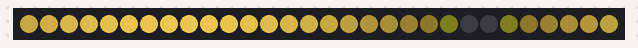
The sketch below on a simulated Arduino Uno, built with avr-gcc and run on an emulated ATmega328P. Parts: 30 RGB LEDs in strip order, left to right. Dim RGB values are drawn brighter than linear.

Above: at 0.01 s.
At 0.91 s:
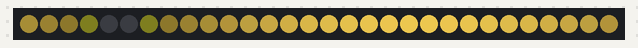
At 1.81 s:
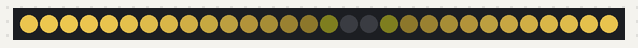

Measured:
- by itself, everything shown: repeats every 1.5 s, in 30 steps

The sketch:

leo_pixel.ino
```cpp
#include <Adafruit_NeoPixel.h>

#define PIN            7                              // 제어 신호핀
#define NUMPIXELS      30                            // 제어하고 싶은 LED 개수
#define SHOW_LEN 5

Adafruit_NeoPixel pixels = Adafruit_NeoPixel(NUMPIXELS, PIN, NEO_GRB + NEO_KHZ800);
int delayval = 50; // delay for half a second
int startPoint = 0;
float now = 0;

void setup() {
  now = millis();
  pixels.begin(); // This initializes the NeoPixel library.
//  pixels.setBrightness(100);
}

void loop() {
//  for(int i = 0; i < NUMPIXELS; i ++) {
//    pixels.setPixelColor(i, pixels.Color(0, 0, 0));
//  }
  for(int i = 0; i < NUMPIXELS; i ++) {
    float scalar = sin(radians(360 / NUMPIXELS * i + 360 / NUMPIXELS * startPoint)) * 0.5 + 0.5;
    pixels.setPixelColor(i, pixels.Color(196 * scalar, 165 * scalar, 66 * scalar));
  }
  startPoint = (startPoint + 1) % NUMPIXELS;
  pixels.show();

  while ((millis() - now) < delayval) {
  }
  now = millis();
}
```
